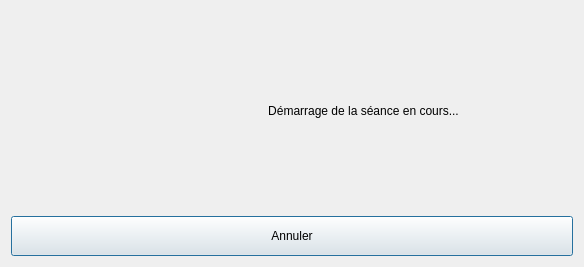
<?xml version="1.0" encoding="UTF-8"?>
<ui version="4.0">
 <class>StartSessionDialog</class>
 <widget class="QDialog" name="StartSessionDialog">
  <property name="geometry">
   <rect>
    <x>0</x>
    <y>0</y>
    <width>584</width>
    <height>267</height>
   </rect>
  </property>
  <property name="windowTitle">
   <string>Dialog</string>
  </property>
  <property name="styleSheet">
   <string notr="true">QDialog{background-color:black;};</string>
  </property>
  <layout class="QVBoxLayout" name="verticalLayout">
   <item>
    <layout class="QHBoxLayout" name="horizontalLayout">
     <property name="spacing">
      <number>15</number>
     </property>
     <item>
      <widget class="QLabel" name="icoWorking">
       <property name="maximumSize">
        <size>
         <width>128</width>
         <height>128</height>
        </size>
       </property>
       <property name="text">
        <string/>
       </property>
       <property name="pixmap">
        <pixmap resource="../resources/TeraClient.qrc">:/status/session_loading.gif</pixmap>
       </property>
       <property name="scaledContents">
        <bool>true</bool>
       </property>
      </widget>
     </item>
     <item>
      <widget class="QLabel" name="lblTitle">
       <property name="text">
        <string>Démarrage de la séance en cours...</string>
       </property>
       <property name="alignment">
        <set>Qt::AlignCenter</set>
       </property>
      </widget>
     </item>
    </layout>
   </item>
   <item>
    <widget class="QPushButton" name="btnCancel">
     <property name="minimumSize">
      <size>
       <width>0</width>
       <height>40</height>
      </size>
     </property>
     <property name="cursor">
      <cursorShape>PointingHandCursor</cursorShape>
     </property>
     <property name="text">
      <string>Annuler</string>
     </property>
     <property name="icon">
      <iconset resource="../resources/TeraClient.qrc">
       <normaloff>:/icons/error.png</normaloff>:/icons/error.png</iconset>
     </property>
     <property name="iconSize">
      <size>
       <width>24</width>
       <height>24</height>
      </size>
     </property>
    </widget>
   </item>
  </layout>
 </widget>
 <resources>
  <include location="../resources/TeraClient.qrc"/>
 </resources>
 <connections/>
</ui>
